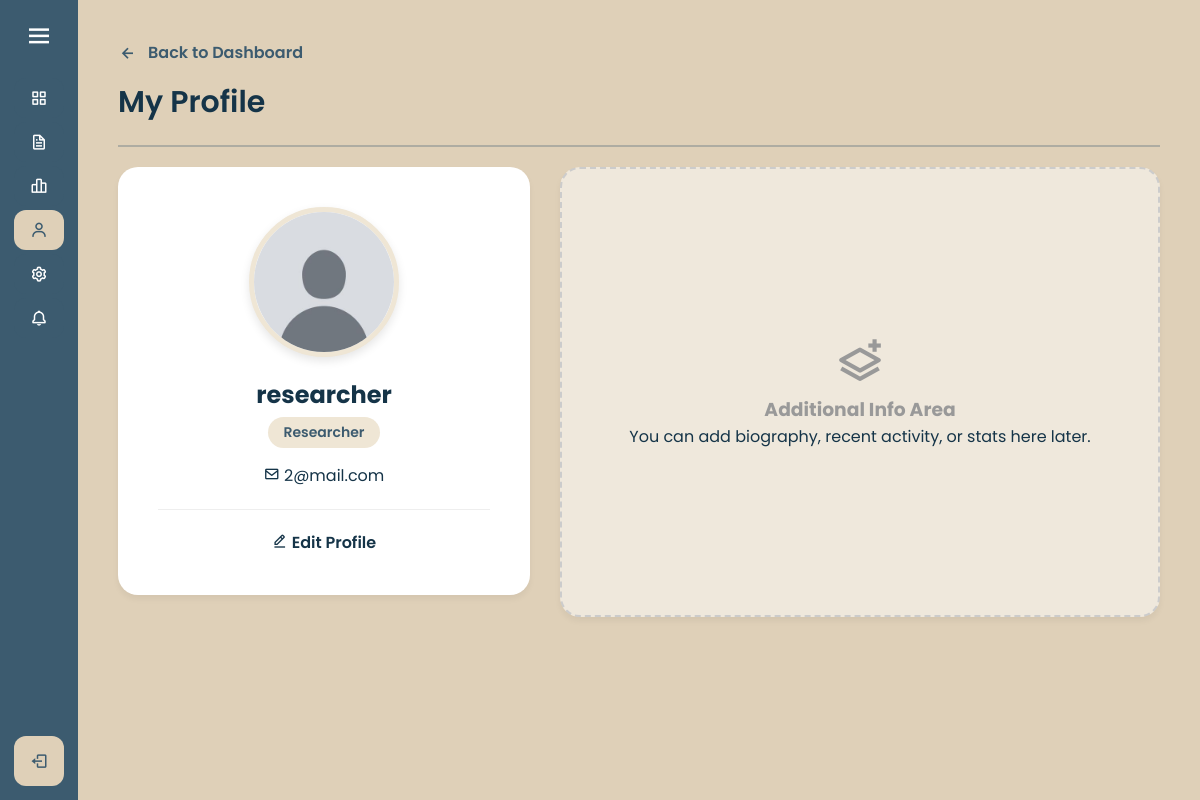
The app's page /profile.php (signed in) with its own data.
### tables this page shows
CREATE TABLE `users` (
  `id` int(10) UNSIGNED NOT NULL,
  `name` varchar(255) NOT NULL,
  `email` varchar(255) NOT NULL,
  `password` varchar(255) NOT NULL,
  `role` enum('researcher','reviewer','hod','admin') NOT NULL,
  `department_id` int(11) DEFAULT NULL,
  `notify_email` tinyint(1) DEFAULT 1,
  `notify_system` tinyint(1) DEFAULT 1,
  `profile_pic` varchar(255) DEFAULT 'default.png',
  `avatar` enum('default','male','female') DEFAULT 'default',
  `notify_new_assign` tinyint(1) DEFAULT 1,
  `notify_appeals` tinyint(1) DEFAULT 1,
  `notify_hod_approve` tinyint(1) DEFAULT 1,
  `notify_hod_reject` tinyint(1) DEFAULT 1
);

### profile.php (the view, shortened to what this page needs)
<?php
require 'config.php';
$email = $_SESSION['email'];
$stmt = $conn->prepare("SELECT * FROM users WHERE email = ?");
$stmt->bind_param("s", $email);
$stmt->execute();
$user = $stmt->get_result()->fetch_assoc();
$avatar_file = !empty($user['profile_pic']) ? "images/" . $user['profile_pic'] : "images/default.png";
?>
<!DOCTYPE html>
<html lang="en">
<head>
    <link rel="stylesheet" href="styling/style.css">
    <link href="https://unpkg.com/boxicons@2.1.4/css/boxicons.min.css" rel="stylesheet">
</head>
<body>
    <?php include 'sidebar.php'; ?>
    <section class="home-section">
        <a href="<?= $dashboardLink ?>" class="btn-back" style="display: inline-flex; align-items: center; text-decoration: none; color: #3C5B6F; font-weight: 600; margin-bottom: 15px;">
            <i class='bx bx-left-arrow-alt' style="font-size: 20px; margin-right: 5px;"></i>
            Back to Dashboard
        </a>
        <div class="welcome-text">My Profile</div>
        <hr style="border: 1px solid #3C5B6F; opacity: 0.3; margin: 20px 0;">
        <div class="profile-container">
            <div class="form-box profile-card">
                <div class="profile-avatar" style="padding: 0; overflow: hidden; background: white; border: 5px solid #EFE6D5;">
                    <img src="<?= $avatar_file ?>" alt="Profile" style="width: 100%; height: 100%; object-fit: cover;">
                </div>
                <h2 class="profile-name"><?= htmlspecialchars($user['name']) ?></h2>
                <div class="profile-role-badge">
                    <?= ucfirst($user['role']) ?>
                </div>
                <p class="profile-email">
                    <i class='bx bx-envelope'></i> <?= htmlspecialchars($user['email']) ?>
                </p>
                <div class="profile-actions">
                    <a href="settings.php?view=profile" style="color: #153448; text-decoration: none; font-weight: 600; font-size: 16px;">
                        <i class='bx bx-edit-alt'></i> Edit Profile
                    </a>
                </div>
            </div>
            <div class="form-box placeholder-area">
                <div class="placeholder-content">
                    <i class='bx bx-layer-plus'></i>
                    <h3>Additional Info Area</h3>
                    <p>You can add biography, recent activity, or stats here later.</p>
                </div>
            </div>
        </div>
    </section>
</body>
</html>

### sidebar.php (shortened to what this page needs)
<?php
$current = basename($_SERVER['PHP_SELF']);
$dashboardLink = 'index.php';
if (isset($_SESSION['role'])) {
    switch ($_SESSION['role']) {
        case 'researcher': $dashboardLink = 'researcher_dashboard.php'; break;
    }
}
?>
<div class="sidebar" id="sidebar">
    <div class="logo-details">
        <i class='bx bx-menu' id="btn" onclick="toggleSidebar()"></i>
    </div>
    <ul class="nav-list">
        <li>
            <a href="<?= $dashboardLink ?>" class="<?= $current == basename($dashboardLink) ? 'active' : '' ?>">
                <i class='bx bx-grid-alt'></i>
            </a>
        </li>
        <?php if (isset($_SESSION['role']) && $_SESSION['role'] == 'researcher'): ?>
            <li>
                <a href="researcher_page.php" class="<?= $current == 'researcher_page.php' ? 'active' : '' ?>">
                    <i class='bx bx-file'></i>
                </a>
            </li>
            <li>
                <a href="researcher_analytics.php" class="<?= $current == 'researcher_analytics.php' ? 'active' : '' ?>">
                    <i class='bx bx-bar-chart-alt-2'></i>
                </a>
            </li>
        <?php endif; ?>
        <li>
            <a href="profile.php" class="<?= $current == 'profile.php' ? 'active' : '' ?>">
                <i class='bx bx-user'></i>
            </a>
        </li>
        <li>
            <a href="settings.php" class="<?= $current == 'settings.php' ? 'active' : '' ?>">
                <i class='bx bx-cog'></i>
            </a>
        </li>
        <li>
            <a href="notifications.php" class="<?= $current == 'notifications.php' ? 'active' : '' ?>" style="position: relative;">
                <i class='bx bx-bell'></i>
            </a>
        </li>
        <li class="profile">
            <a href="logout.php">
                <i class='bx bx-log-out' id="log_out"></i>
            </a>
        </li>
    </ul>
</div>

### styling/style.css (style rules this page uses)
* { margin: 0; padding: 0; box-sizing: border-box; font-family: "Poppins", sans-serif; }
body { background-color: #DFD0B8; }
.sidebar { position: fixed; left: 0; top: 0; height: 100%; width: 78px; background: #3C5B6F; padding: 6px 14px; z-index: 999; transition: all 0.5s ease; }
.sidebar .logo-details { height: 60px; display: flex; align-items: center; position: relative; }
.sidebar .logo-details i { color: #fff; font-size: 30px; margin-right: 15px; cursor: pointer; transition: all 0.5s ease; min-width: 50px; text-align: center; }
.sidebar .nav-list { margin-top: 20px; height: 100%; }
.sidebar li { position: relative; margin: 8px 0; list-style: none; }
.sidebar li a { display: flex; height: 100%; width: 100%; border-radius: 12px; align-items: center; text-decoration: none; transition: all 0.4s ease; background: #3C5B6F; }
.sidebar li a:hover, .sidebar li a.active { background: #DFD0B8; }
.sidebar li a i { color: #fff; height: 50px; min-width: 50px; font-size: 20px; text-align: center; line-height: 50px; }
.sidebar li a:hover i, .sidebar li a.active i { color: #3C5B6F; }
.home-section { position: relative; background-color: #DFD0B8; min-height: 100vh; top: 0; left: 78px; width: calc(100% - 78px); transition: all 0.5s ease; z-index: 1; padding: 40px; color: #153448; }
.home-section .welcome-text { color: #153448; font-size: 30px; font-weight: 600; margin-bottom: 10px; display: flex; align-items: center; gap: 10px; }
.home-section p, .home-section li, .home-section td, .home-section label { color: #153448; font-size: 16px; line-height: 1.6; }
.form-box { background: #fff; padding: 30px; border-radius: 20px; max-width: 600px; box-shadow: 0 4px 6px rgba(0,0,0,0.05); }
.btn-back { display: inline-flex; align-items: center; gap: 5px; margin-bottom: 20px; color: #3C5B6F; text-decoration: none; font-weight: 600; }
.profile-container { display: flex; gap: 30px; align-items: flex-start; flex-wrap: wrap; }
.profile-card { flex: 1; min-width: 300px; text-align: center; padding: 40px; }
.profile-avatar { width: 150px; height: 150px; background: #3C5B6F; color: white; border-radius: 50%; display: flex; align-items: center; justify-content: center; font-size: 60px; font-weight: bold; margin: 0 auto 20px auto; border: 5px solid #EFE6D5; box-shadow: 0 4px 10px rgba(0,0,0,0.1); }
.profile-name { color: #153448; margin-bottom: 5px; }
.profile-role-badge { display: inline-block; background: #EFE6D5; color: #3C5B6F; padding: 5px 15px; border-radius: 20px; font-weight: 600; font-size: 14px; margin-bottom: 15px; }
.profile-email { color: #666; font-size: 14px; }
.profile-actions { margin-top: 20px; border-top: 1px solid #eee; padding-top: 20px; }
.placeholder-area { flex: 2; min-width: 300px; height: 450px; display: flex; align-items: center; justify-content: center; background: rgba(255,255,255,0.5); border: 2px dashed #ccc; border-radius: 20px; }
.placeholder-content { text-align: center; color: #999; }
.placeholder-content i { font-size: 50px; margin-bottom: 10px; }
.sidebar .nav-list { display: flex; flex-direction: column; height: calc(100vh - 60px); padding-bottom: 20px; margin-top: 10px; overflow-y: auto; overflow-x: hidden; }
.sidebar li { position: relative; margin: 2px 0; list-style: none; }
.sidebar li a i { color: #fff; height: 40px; min-width: 50px; font-size: 18px; text-align: center; line-height: 40px; }
.sidebar li.profile { margin-top: auto !important; margin-bottom: 10px !important; background: #DFD0B8 !important; border-radius: 12px !important; transition: all 0.3s ease; height: 50px; display: flex; align-items: center; }
.sidebar li.profile a { background: transparent !important; height: 100%; }
.sidebar li.profile a i { color: #3C5B6F !important; height: 50px; line-height: 50px; }

### records on screen
users: profile_pic (placeholder picture), name "researcher", role "Researcher", email "2@mail.com"
